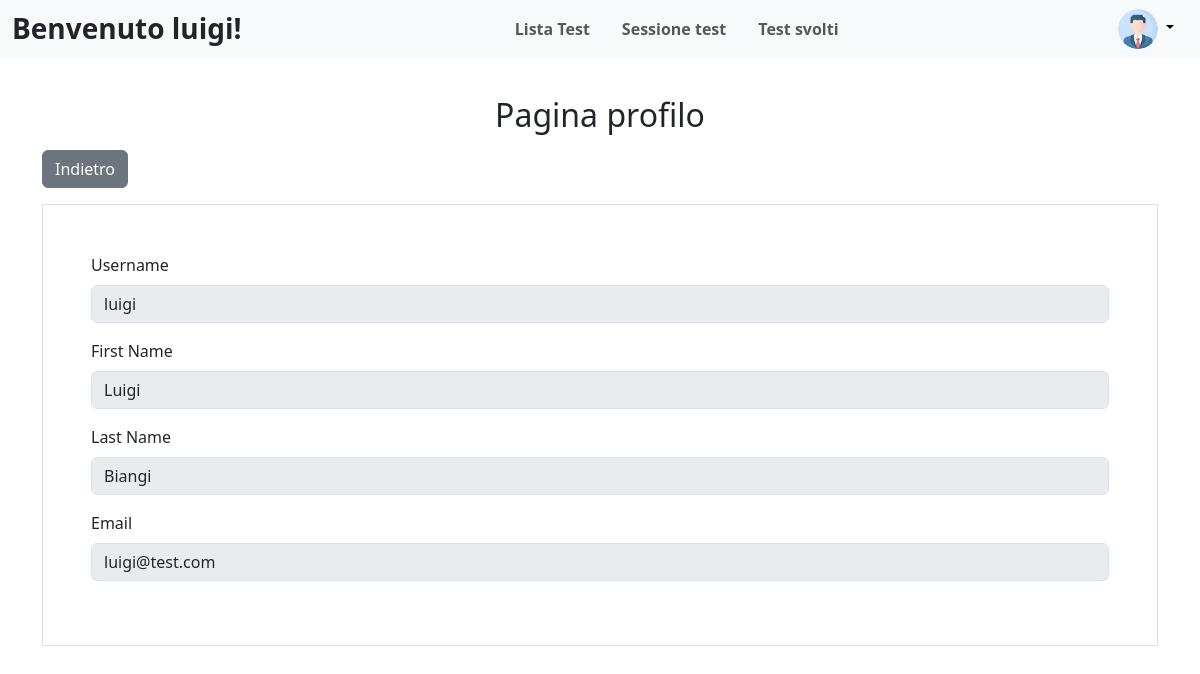
Screenshot of /profile.php (signed in) with the database file from the repository.
### tables this page shows
CREATE TABLE `users` (
  `id` int(11) NOT NULL,
  `username` varchar(255) NOT NULL,
  `password` varchar(255) NOT NULL,
  `first_name` varchar(255) DEFAULT NULL,
  `last_name` varchar(255) DEFAULT NULL,
  `email` varchar(255) DEFAULT NULL
);

### profile.php (the view, shortened to what this page needs)
<?php
    include "include/db.php";
    $user_id = $_SESSION['user_id'];
    $sql = "SELECT username, first_name, last_name, email FROM users WHERE id = ?";
    $stmt = $conn->prepare($sql);
    $stmt->bind_param("i", $user_id);
    $stmt->execute();
    $result = $stmt->get_result();
    if ($result->num_rows > 0) {
        $user = $result->fetch_assoc();
    } else {
        echo "User not found.";
        exit();
    }
?>
<!DOCTYPE html>
<html lang="en">
<head>
	<link href="https://cdn.jsdelivr.net/npm/bootstrap@5.3.0-alpha1/dist/css/bootstrap.min.css" rel="stylesheet">
	<link href="https://cdn.jsdelivr.net/npm/bootstrap-icons/font/bootstrap-icons.css" rel="stylesheet">
</head>
<body>
	<?php
        if ($_SESSION["id_ruolo"] == 2) {
            include "include/navbar-studente.php";
        }else{
            include "include/navbar-docente.php";
        }
     ?>
    <div class="container pt-5 mt-5">
        <h2 class="text-center mb-3">Pagina profilo</h2>
        <div class="my-3">
            <button class="btn btn-secondary" onclick="window.history.back()">Indietro</button>
        </div>
        <div class="border p-5">
            <form>
                <div class="mb-3">
                    <label for="username" class="form-label">Username</label>
                    <input type="text" class="form-control" id="username" value="<?php echo htmlspecialchars($user['username']); ?>" disabled>
                </div>
                <div class="mb-3">
                    <label for="first_name" class="form-label">First Name</label>
                    <input type="text" class="form-control" id="first_name" value="<?php echo htmlspecialchars($user['first_name']); ?>" disabled>
                </div>
                <div class="mb-3">
                    <label for="last_name" class="form-label">Last Name</label>
                    <input type="text" class="form-control" id="last_name" value="<?php echo htmlspecialchars($user['last_name']); ?>" disabled>
                </div>
                <div class="mb-3">
                    <label for="email" class="form-label">Email</label>
                    <input type="email" class="form-control" id="email" value="<?php echo htmlspecialchars($user['email']); ?>" disabled>
                </div>
            </form>
        </div>
    </div>
</body>
</html>

### rows the page displays
users: username "luigi", first_name "Luigi", last_name "Biangi", email "luigi@test.com"

### other values shown
$_SESSION["username"] "luigi"
